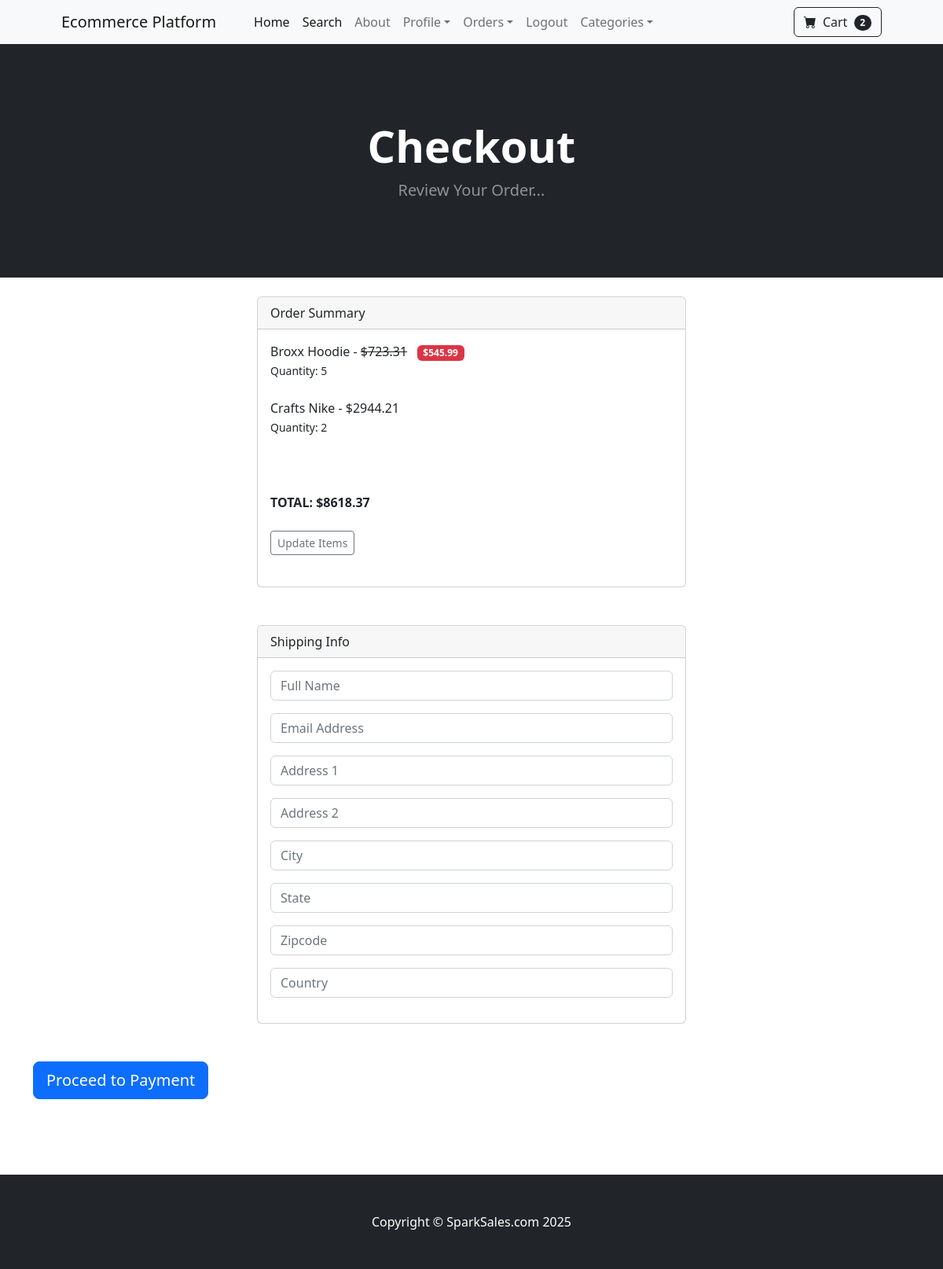
/payment/checkout/ (signed in), run on the app's committed database.
### store/models.py (models this page shows, shortened)
class Product(models.Model):
    name = models.CharField(max_length=50)
    price = models.DecimalField(default=0, max_digits=7, decimal_places=2)
    category = models.ForeignKey(Category, default=1, on_delete=models.CASCADE)
    description = models.CharField(max_length=250, default='', blank=True, null=True)
    image = models.ImageField(upload_to='uploads/product/')
    is_sale = models.BooleanField(default=False)
    sale_price = models.DecimalField(default=0, max_digits=7, decimal_places=2)

### payment/models.py (models this page shows, shortened)
class ShippingAddress(models.Model):
    user = models.OneToOneField(User, on_delete=models.CASCADE, null=True, blank=True)
    shipping_full_name = models.CharField(max_length=255, blank=True)
    shipping_email_address = models.CharField(max_length=255, blank=True)
    shipping_address1 = models.CharField(max_length=255, blank=True)
    shipping_address2 = models.CharField(max_length=255, blank=True, null=True)
    shipping_city = models.CharField(max_length=255, blank=True)
    shipping_state = models.CharField(max_length=255, blank=True, null=True)
    shipping_zipcode = models.CharField(max_length=255, blank=True, null=True)
    shipping_country = models.CharField(max_length=255, blank=True)
    class Meta:
        verbose_name = 'Shipping Address'
        verbose_name_plural = 'Shipping Address'

### payment/views.py (the view)
# urls.py: path('checkout/', views.checkout, name='checkout'),
def checkout(request):
    cart = Cart(request)
    cart_products = cart.get_prods()
    quantities = cart.get_quants()
    totals = cart.cart_total()
    if request.user.is_authenticated:
        shipping_user, created = ShippingAddress.objects.get_or_create(user=request.user)
        shipping_form = ShippingAddressForm(request.POST or None, instance=shipping_user)
        if request.method == 'POST' and shipping_form.is_valid():
            shipping_form_instance = shipping_form.save(commit=False)
            shipping_form_instance.user = request.user
            shipping_form_instance.save()
            request.session['my_shipping'] = shipping_form.cleaned_data
            return redirect('billing_info')
    else:
        shipping_form = ShippingAddressForm(request.POST or None)
        if request.method == 'POST' and shipping_form.is_valid():
            request.session['my_shipping'] = shipping_form.cleaned_data
            return redirect('billing_info')
    return render(request, 'payment/checkout.html', {'cart_products': cart_products,
                                                     'quantities': quantities, 'totals':totals,
                                                     'shipping_form': shipping_form})

### cart/cart.py (called while the page is built)
    def cart_total(self):
        product_ids = self.cart.keys()
        products = Product.objects.filter(id__in=product_ids)
        quantities = self.cart
        total = 0
        for key, val in quantities.items():
            key = int(key)
            for product in products:
                if product.id == key:
                    if product.is_sale:
                        total += product.sale_price * val
                    else:
                        total += product.price * val
        return total

    def __len__(self):
        return len(self.cart)

    def get_prods(self):
        product_ids = self.cart.keys()
        products = Product.objects.filter(id__in=product_ids)
        return products

    def get_quants(self):
        quantities = self.cart
        return quantities

### cart/context_processors.py (called while the page is built)
def cart(request):
    return {'cart': Cart(request)}

### payment/templates/payment/checkout.html (shortened to what this page needs)
{% extends 'base.html' %}
{% block content %}
<header class="bg-dark py-5">
    <div class="container px-4 px-lg-5 my-5">
        <div class="text-center text-white">
            <h1 class="display-4 fw-bolder">Checkout</h1>
            <p class="lead fw-normal text-white-50 mb-0">Review Your Order...</p>
        </div>
    </div>
</header>
<br/>
<div class="container">
    <div class="row">
        <div class="col-md-6 offset-md-3">
            <div class="card">
            <div class="card-header">
                Order Summary
            </div>
            <div class="card-body">
                {% for product in cart_products %}
                    {{product.name}} -
                    {% if product.is_sale %}
                        <strike>${{ product.price }}</strike> &nbsp; <span class="badge bg-danger">${{ product.sale_price }}</span>
                    {% else %}
                        ${{ product.price }}
                    {% endif %}
                    <br/>
                    <small>Quantity:
                    {% for key, value in quantities.items %}
                      {% if key == product.id|slugify %}
                        {{ value }}
                      {% endif %}
                    {% endfor %}
                    </small>
                    <br/><br/>
                {% endfor %}
                <br/><br/>
                <strong>TOTAL: ${{ totals }}</strong>
                <br/><br/>
                <a href="{% url 'cart_summary' %}"class="btn btn-sm btn-outline-secondary">Update Items</a>
                <br/><br/>
            </div>
            </div>
            <br/><br/>
                <div class="card">
                    <div class="card-header">
                        Shipping Info
                    </div>
                    <div class="card-body">
                        <form method="post">
                            {{ shipping_form.as_p }}
                    </div>
                </div>
        </div>
    </div>
    <br/><br/>
    <a href="#" class="btn btn-primary btn-lg btn-block">Proceed to Payment</a>
    <br/><br/>
</div>
<br/>
<br/>
<br/>
{% endblock %}

### data on the page
Product: name "Broxx Hoodie", price "723.31", sale_price "545.99", quantities "5"
Product: name "Crafts Nike", price "2944.21", quantities "2"

### other printed values
{{ cart|length }} "2"
{{ totals }} "8618.37"
